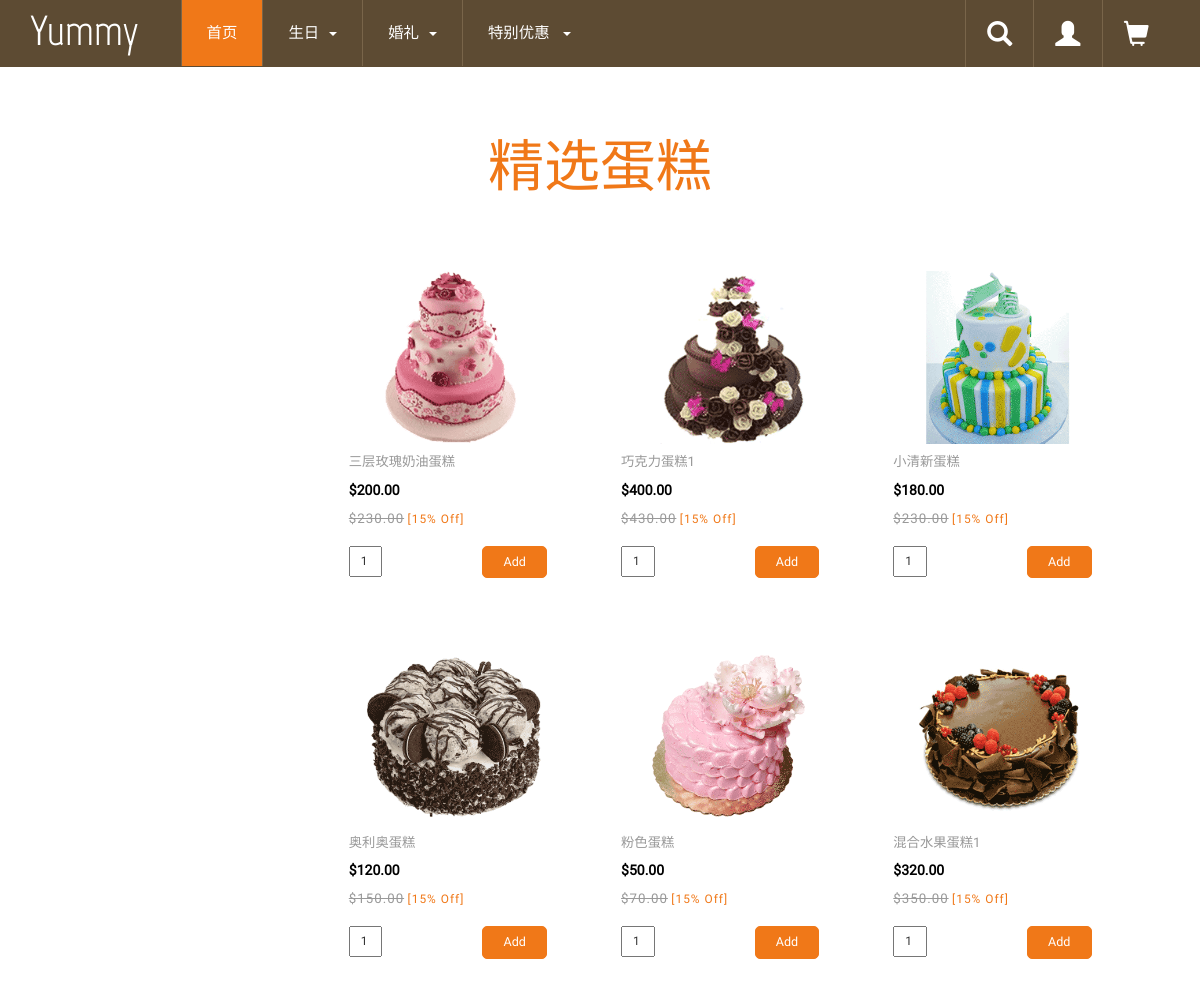
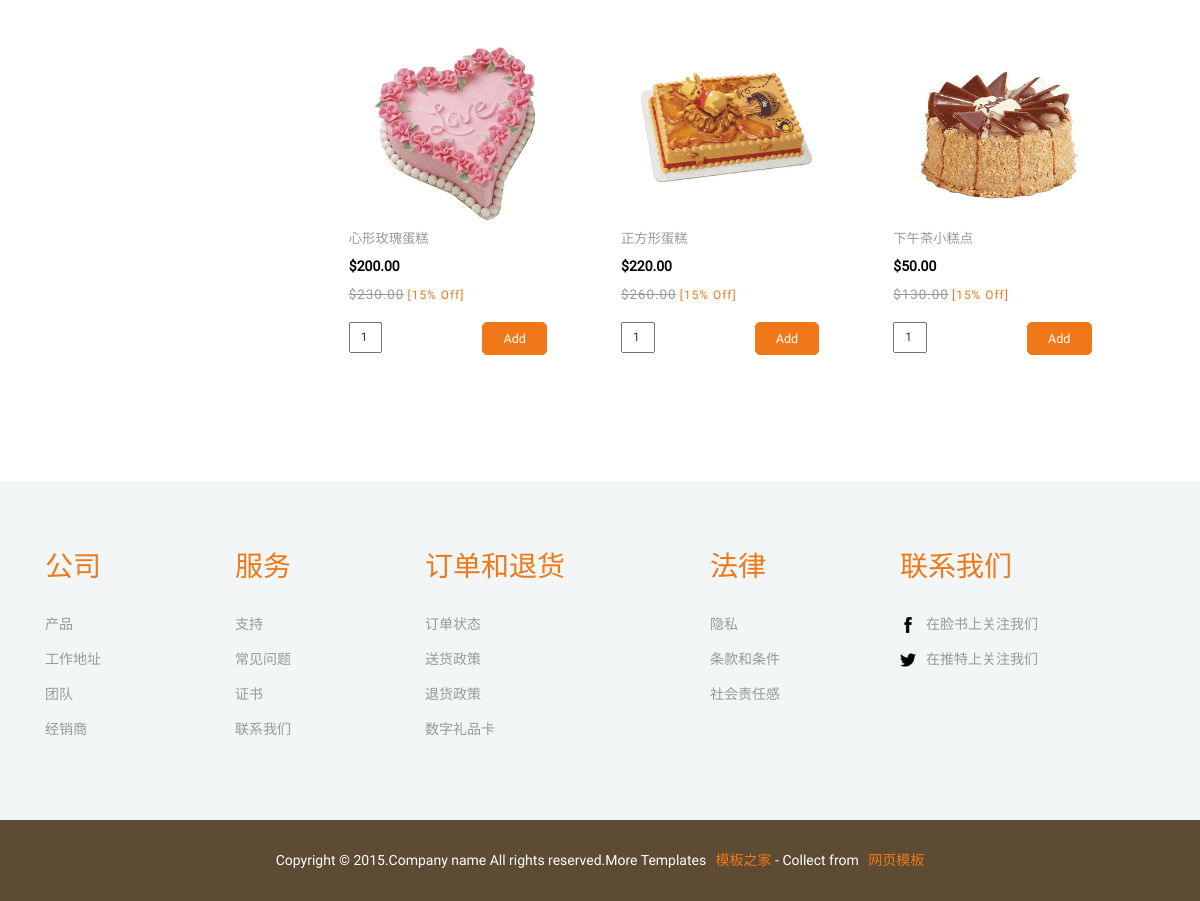
Screenshot of /products-tourist.php with the database file from the repository (2 pictures, top to bottom).
### tables this page shows
CREATE TABLE `product` (
  `id` int(10) NOT NULL AUTO_INCREMENT,
  `title` varchar(255) DEFAULT NULL,
  `price` varchar(255) DEFAULT NULL,
  `picture` longblob,
  `description` varchar(255) DEFAULT NULL,
  `del` varchar(255) DEFAULT NULL,
  PRIMARY KEY (`id`)
);

### products-tourist.php (the view, shortened to what this page needs)
<!DOCTYPE html>
<html>
<head>
<link href="css/bootstrap.css" type="text/css" rel="stylesheet" media="all">
<link href="css/style.css" type="text/css" rel="stylesheet" media="all">
<link href="css/form.css" rel="stylesheet" type="text/css" media="all" />
</head>
<body>
	<div class="header">
		<div class="container">
			<nav class="navbar navbar-default" role="navigation">
				<div class="navbar-header">
					<h1 class="navbar-brand"><a  href="index.php">Yummy</a></h1>
				</div>
				<div class="collapse navbar-collapse" id="bs-example-navbar-collapse-1">
					<ul class="nav navbar-nav">
						<li><a href="index.php" class="active">首页</a></li>
						<li class="dropdown">
							<a href="#" class="dropdown-toggle" data-toggle="dropdown">生日<b class="caret"></b></a>
						</li>
					   <li class="dropdown grid">
							<a href="#" class="dropdown-toggle list1" data-toggle="dropdown">婚礼<b class="caret"></b></a>
						</li>
						<li class="dropdown grid">
							<a href="#" class="dropdown-toggle list1" data-toggle="dropdown">特别优惠 <b class="caret"></b></a>
					</ul>
				</div>
            </nav>
            <div class="header-info">
                <div class="header-right search-box">
                    <a href="#"><span class="glyphicon glyphicon-search" aria-hidden="true"></span></a>
                </div>
                 <div class="header-right login">
                    <a href="#"><span class="glyphicon glyphicon-user" aria-hidden="true"></span></a>
                </div>
                <div class="header-right cart">
                    <a href="#"><span class="glyphicon glyphicon-shopping-cart" aria-hidden="true"></span></a>
                </div>
                <div class="clearfix"> </div>
            </div>
        </div>
    </div>
	<div class="products">
		<div class="container">
			<h2>精选蛋糕</h2>
			<div class="col-md-9 product-model-sec">
				<?php
				require ('handler/conn.php');
									$sql="select id from  product";
									$result=mysqli_query($conn, $sql);
									$RecordCount=mysqli_num_rows($result);
									$result=mysqli_query($conn, "select * from  product" );
									for ($i=0;
									$i < $RecordCount;
									$i++) {
									$row=mysqli_fetch_assoc($result);
									if($row) {
					?>
				<div class="product-grid">
					<a href="#">
						<div class="product-img b-link-stripe b-animate-go  thickbox">
							<img src="<?php echo $row['picture'];?>" class="img-responsive" alt=""/>
							<div class="b-wrapper">
							</div>
						</div>
					</a>
					<div class="product-info simpleCart_shelfItem">
						<div class="product-info-cust prt_name">
							<h4 id="title"><?php echo $row['title'];?></h4>
							<span class="item_price"><?php echo $row['price'];?></span>
							<div class="ofr">
								<p class="pric1"><del><?php echo $row['del'];?></del></p>
								<p class="disc"><?php echo $row['description'];?></p>
							</div>
							<input type="text" class="item_quantity" value="1" />
							<input type="button" class="item_add items" value="Add">
							<div class="clearfix"> </div>
						</div>
					</div>
				</div>
				<?php
					}
					}
					?>
			</div>
			<div class="clearfix"> </div>
		</div>
	</div>
	<div class="footer">
		<div class="container">
			<div class="footer-grids">
				<div class="col-md-2 footer-grid">
					<h4>公司</h4>
					<ul>
						<li><a href="products.php">产品</a></li>
						<li><a href="#">工作地址</a></li>
						<li><a href="#">团队</a></li>
						<li><a href="#">经销商</a></li>
					</ul>
				</div>
				<div class="col-md-2 footer-grid">
					<h4>服务</h4>
					<ul>
						<li><a href="#">支持</a></li>
						<li><a href="#">常见问题</a></li>
						<li><a href="#">证书</a></li>
						<li><a href="#">联系我们</a></li>
					</ul>
				</div>
				<div class="col-md-3 footer-grid">
					<h4>订单和退货</h4>
					<ul>
						<li><a href="#">订单状态</a></li>
						<li><a href="#">送货政策</a></li>
						<li><a href="#">退货政策</a></li>
						<li><a href="#">数字礼品卡</a></li>
					</ul>
				</div>
				<div class="col-md-2 footer-grid">
					<h4>法律</h4>
					<ul>
						<li><a href="#">隐私</a></li>
						<li><a href="#">条款和条件</a></li>
						<li><a href="#">社会责任感</a></li>
					</ul>
				</div>
				<div class="col-md-3 footer-grid icons">
					<h4>联系我们</h4>
					<ul>
						<li><a href="#"><img src="images/i1.png" alt=""/>在脸书上关注我们</a></li>
						<li><a href="#"><img src="images/i2.png" alt=""/>在推特上关注我们</a></li>
					</div>
				</div>
				<div class="clearfix"></div>
			</div>
		</div>
	<div class="footer-bottom">
		<div class="container">
			<p>Copyright &copy; 2015.Company name All rights reserved.More Templates <a href="http://www.cssmoban.com/" target="_blank" title="模板之家">模板之家</a> - Collect from <a href="http://www.cssmoban.com/" title="网页模板" target="_blank">网页模板</a></p>
		</div>
	</div>
</body>
</html>

### css/style.css (style rules this page uses)
body { margin:0; font-family: 'Roboto-Regular'; background-color:#fff; }
body a { transition: 0.5s all ease; -webkit-transition: 0.5s all ease; -moz-transition: 0.5s all ease; -o-transition: 0.5s all ease; -ms-transition: 0.5s all ease; text-decoration:none; }
h1,h2,h3,h4,h5,h6 { margin:0; }
p { margin:0; }
ul,label { margin:0; padding:0; }
.header { background-color: #5D4B33; padding: 0; position: relative; }
nav.navbar.navbar-default { background: none; }
nav.navbar.navbar-default { background: none; border: none; margin: 0; }
h1.navbar-brand { font-size: 3em; font-family: 'Marvel-Regular'; padding: 0.5em 1em 0 0; }
h1.navbar-brand a { color: #fff; padding: 0.2em 0; }
nav.navbar.navbar-default { float: left; width: 82%; }
.navbar-default .navbar-nav > li > a { color: #fff; font-size: 1.1em; padding: 23px 25px; border-left: 1px solid #79654A; display: block; }
.nav > li > a.active { background: #F07818; }
b.caret { margin-left: 10px; }
.header-right { float: left; width: 6%; text-align: center; border-left:1px solid #79654A; }
.header-right a { display:block; }
.header-right span.glyphicon { font-size: 1.8em; padding: .83em 0; color: #fff; }
.footer { padding: 5em 0; background-color: #f2f6f7; }
.footer-grid h4 { font-size: 2em; text-transform: uppercase; color: #F07818; margin-bottom: 1em; font-family: 'Marvel-Regular'; }
.footer-grid ul li { list-style: none; margin-bottom: 7px; }
.footer-grid ul li a { font-size: 1em; text-decoration: none; line-height: 2em; color: #999; list-style: none; text-transform: capitalize; }
.footer-grid ul li a img { width: 16px; margin-right: 10px; }
.footer-bottom { background-color: #5D4B33; padding: 2em 0; text-align: center; }
.footer-bottom p { font-size: 1em; color: #fff; line-height: 1.8em; }
.footer-bottom p a { color: #F07818; margin-left: 6px; }
.products { padding: 5em 0; }
.product-model-sec { margin: 4em 0 0 0; float: right; }
.b-link-stripe { position:relative; display:inline-block; vertical-align:top; font-weight: 300; overflow:hidden; width: 100%; }
.b-link-stripe .b-wrapper { position:absolute; width:100%; height:100%; top:0; left:0; text-align:center; color:#ffffff; overflow:hidden; }
.b-animate-go { text-decoration:none; }
.product-grid { width: 30%; margin: 0 3% 4% 0; float: left; position: relative; transition: 0.5s all; -webkit-transition: 0.5s all; -moz-transition: 0.5s all; -o-transition: 0.5s all; min-height: 200px; border:2px solid #fff; }
.product-img img { width: 100%; padding:1em 2.5em 0; }
.product-info-cust { padding: 0.8em 1.2em; }
.item_quantity { margin: 1em 0; font-size: 0.85em; padding: 5px 10px; display: block; width: 16%; float: left; }
.item_add { color: #fff; text-decoration: none; padding: 0.5em 1.6em; font-size: 0.9em; display: inline-block; border-radius: 5px; -moz-border-radius: 5px; -webkit-border-radius: 5px; -o-border-radius: 5px; margin: 1.5em 16px 0px 0px; background: #F07818; border: 1px solid #F07818; outline: none; }
.prt_name { padding: 0.8em 1.2em; float:none; }
.items { margin: 12px 0 0px 100px; }
.product-info-cust h4 { color: #999; font-size: 0.95em; font-family: 'Roboto-Regular'; text-transform: uppercase; }
.product-info-cust p { margin:5px 0; letter-spacing:1px; font-size:0.85em; color:#C7C7C7; }
span.item_price { color: #000; font-size: 1em; font-weight: 600; margin: 10px 0 5px; display:block; }
p.pric1 { color: #999; font-size: 0.95em; display:inline-block; }
p.disc { color: #F07818; font-size: 0.85em; display:inline-block; }
h2 { font-size: 4em; color: #F07818; font-family: 'Marvel-Regular'; text-align: center; }

### rows the page displays
product: picture (picture), title "三层玫瑰奶油蛋糕", price "$200.00", del "$230.00", description "[15% Off]"
product: picture (picture), title "巧克力蛋糕1", price "$400.00", del "$430.00", description "[15% Off]"
product: picture (picture), title "小清新蛋糕", price "$180.00", del "$230.00", description "[15% Off]"
product: picture (picture), title "奥利奥蛋糕", price "$120.00", del "$150.00", description "[15% Off]"
product: picture (picture), title "粉色蛋糕", price "$50.00", del "$70.00", description "[15% Off]"
product: picture (picture), title "混合水果蛋糕1", price "$320.00", del "$350.00", description "[15% Off]"
product: picture (picture), title "心形玫瑰蛋糕", price "$200.00", del "$230.00", description "[15% Off]"
product: picture (picture), title "正方形蛋糕", price "$220.00", del "$260.00", description "[15% Off]"
product: picture (picture), title "下午茶小糕点", price "$50.00", del "$130.00", description "[15% Off]"
